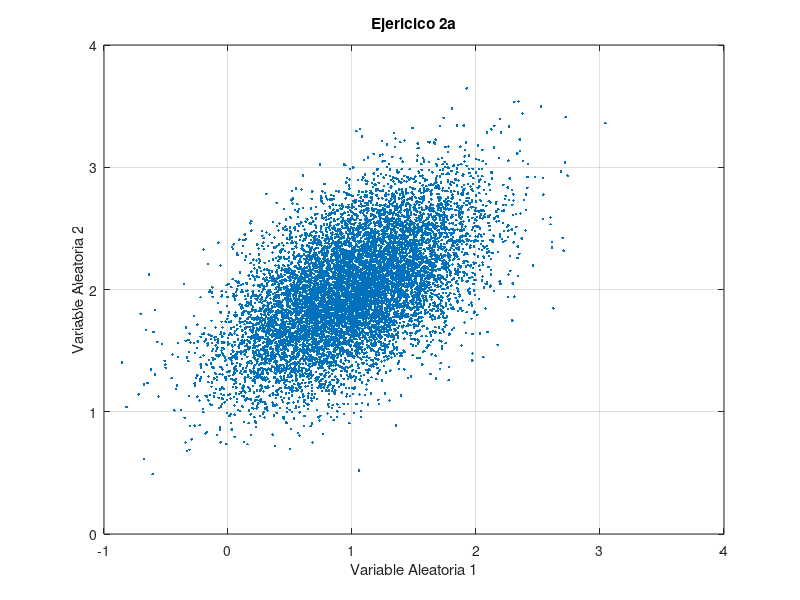

The MATLAB source for this figure:
%Generamos la matriz A
mu1= 1;
mu2= 2;
sigma1 = 0.5;
sigma2 = 0.5;
rho = 0.5;
a11 = 0;
a12 = sigma1;
a21 = sigma2*sqrt(1-rho);
a22 = rho*sigma2;

n = 10000; %Repeticiones del experimento
%Genero 2 Variables aleatorias Gaussianas independientes e identicamente
%distribuidas

X1 = mvnrnd(0,1,n);
X2 = mvnrnd(0,1,n);


Y1 = a11*X1 + a12*X2 + mu1;
Y2 = a21*X1 + a22*X2 + mu2;

plot(Y1,Y2,'.');
xlabel("Variable Aleatoria 1");
ylabel("Variable Aleatoria 2");
title("Ejericico 2a");
grid on;

